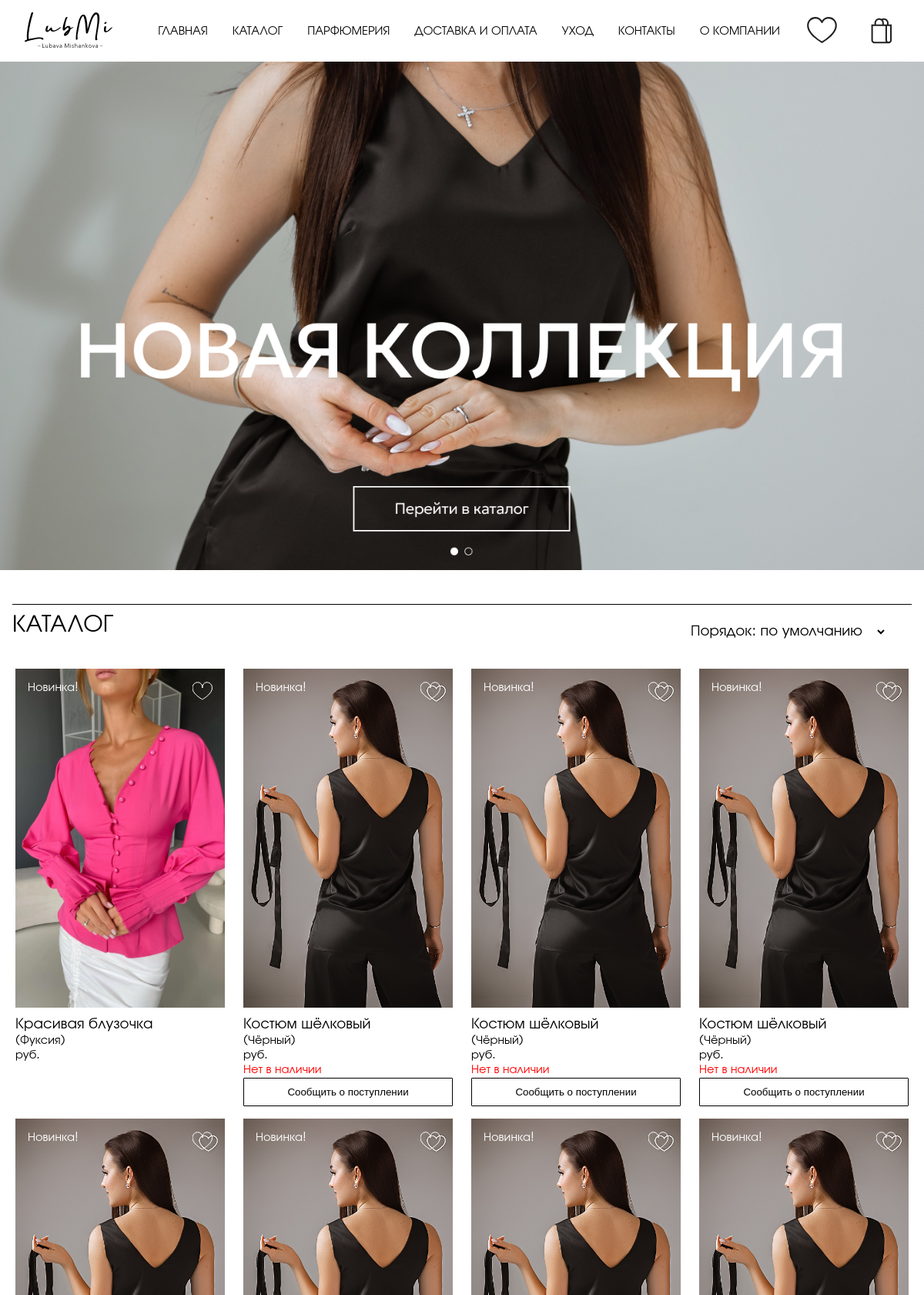
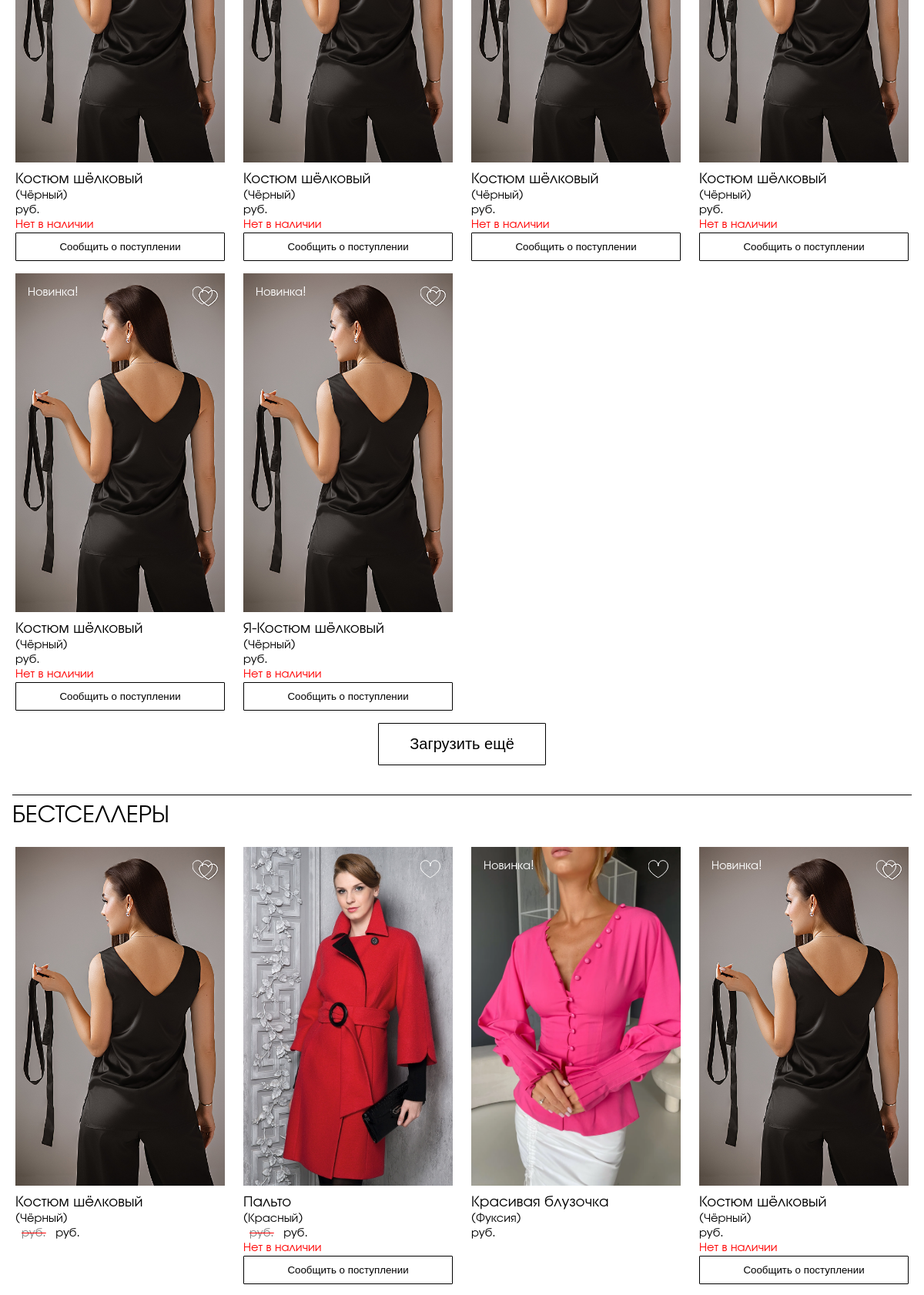
The page /lms/ (upper part) on the database its author committed (2 pictures, top to bottom).
### lms/models.py (models this page shows, shortened)
class DbItem(models.Model):
    created_at = models.DateTimeField(auto_now_add=True)
    updated_at = models.DateTimeField(auto_now=True)
    class Meta:
        abstract: bool = True

class Parameter(DbItem):
    key = models.CharField(primary_key=True, max_length=50)                                     # -- ключ --
    value = models.CharField(max_length=250)                                                    # -- значение --
    in_context = models.BooleanField(default=True)                                              # -- используется в контексте --
    description = models.TextField(null=True, blank=True)                                       # -- описание --
    @staticmethod
    def value_of(key, default=""):
        try:
            return Parameter.objects.get(pk=key).value
        except Parameter.DoesNotExist:
            return default

class Product(DbItem):
    article = models.CharField(primary_key=True, max_length=100, validators=[Tunable.validate_article])     # внутренний артикул
    title = models.CharField(max_length=100)                                                                # название
    slug = models.SlugField(unique=True, max_length=200)                                                    # слаг
    description = models.TextField(null=True, blank=True)                                                   # описание
    color = models.CharField(max_length=50, null=True, blank=True)                                          # цвет
    actual_price = MoneyField(
        max_digits=14,
        decimal_places=2,
        default_currency='RUR',
        validators=[MinValueValidator(0.01)])                                                               # цена
    old_price = MoneyField(
        max_digits=14,
        decimal_places=2,
        default_currency='RUR',
        null=True,
        blank=True,
        validators=[MinValueValidator(0.01)])                                                               # старая цена (до акции), null -- нет акции
    sales_quantity = models.BigIntegerField(default=0, validators=[MinValueValidator(0)])                   # количество продаж
    published_at = models.DateTimeField(null=True, blank=True, default=timezone.now)                        # время публикации(опубликован, если published_at < now())
    categories = models.ManyToManyField(Category, related_name="products")                                  # категории
    class PublishedManager(models.Manager):
        def get_queryset(self):
            return super().get_queryset().exclude(published_at=None).filter(published_at__lte=timezone.now())
    class BestsellersManager(PublishedManager):
        def get_queryset(self):
            return super().get_queryset().order_by('-sales_quantity')
    objects = models.Manager()
    published = PublishedManager()
    bestsellers = BestsellersManager()
    images: QuerySet                                                                            # -- Just for IDE syntax analyzer --
    sizes: QuerySet
    attributes: QuerySet
    orders: QuerySet
    class Meta:
        ordering = ["published_at"]
        indexes = [models.Index(fields=["title"])]
    @property
    def primary_image(self):
        query = self.images.filter(primary=True)
        return query.first() if query.exists() else None
    @property
    def in_stock(self):
        return self.sizes.filter(quantity__gt=0).exists()
    @property
    def novelty(self):
        return (datetime.now().date() - self.published_at.date()).days < 30 if self.published_at else False

class Image(DbItem):
    primary = models.BooleanField()                                                             # основное изображение?
    image = models.ImageField(upload_to='products/%Y/%m/%d')                                    # картинка
    product = models.ForeignKey(Product, related_name="images", on_delete=models.CASCADE)       # товар
    class PrimariesManager(models.Manager):
        def get_queryset(self):
            return super().get_queryset().filter(primary=True)
    objects = models.Manager()
    primaries = PrimariesManager()

### lms/views.py (the view, shortened to what this page needs)
# urls.py: path('', IndexView.as_view(), name='index'),
class IndexView(View):
    page_size = 10
    default_order = 'novelties-first'
    ordering = {
        default_order: ("Порядок: по умолчанию", lambda q: q.order_by('-published_at')),  # TODO -- move labels to parameters! --
        'price-asc': ("Цена: по возрастанию", lambda q: q.order_by('actual_price')),
        'price-dsc': ("Цена: по убыванию", lambda q: q.order_by('-actual_price')),
        'title-asc': ("Название: А-Я", lambda q: q.order_by('title')),
        'title-dsc': ("Название: Я-А", lambda q: q.order_by('-title')),
    }
    @property
    def template_name(self):
        return 'lms/index.html'
    def get(self, request, *_, **__):
        page = request.GET.get('page')
        order = request.GET.get('order')
        order = order if order in IndexView.ordering else IndexView.default_order
        products = IndexView.ordering[order][1](Product.published.all())
        bestsellers = Product.bestsellers.all()
        pd_pgn = Paginator(products, IndexView.page_size)
        bs_pgn = Paginator(bestsellers, IndexView.page_size)
        favorites = CustomerInfo(request).favorites
        if not page:
            return render(request, self.template_name, {
                'page_title': Parameter.value_of("title_main_page", "Главная"),
                'products': pd_pgn.page(1),
                'bestsellers': bs_pgn.page(1),
                'product_pages': pd_pgn.num_pages,
                'bestseller_pages': bs_pgn.num_pages,
                'order': order,
                'order_variants': {order_value: order_item[0] for order_value, order_item in IndexView.ordering.items()},
                'favorites': favorites,
                'scui_form': ShortCustomerInfoForm(),
            })

### customerinfo/customerinfo.py (called while the page is built)
    def _get_or_create_item(self, key, builder, save=False):
        try:
            result = self._info[key]
        except KeyError:
            result = self._info[key] = builder()
            if save:
                self.save()
        return result

    def _get_or_create_favorites(self):
        return self._get_or_create_item("favorites", list)

    @property
    def favorites(self):
        return set(self._get_or_create_favorites())

### lms/processors/processors.py (called while the page is built)
def parameters_processor(_):  # TODO -- dont forget fixtures for params! --
    return {
        f'param_{p.key}': mark_safe(p.value) for p in Parameter.objects.filter(in_context=True)
    }

### lms/templates/lms/index.html (shortened to what this page needs)
{% extends "lms/std_page.html" %}
{% load static %}
{% load custom_tags %}
{% block page_header %}
{% include "lms/include/ad-block.html" with static_image="img/bkg-001.jpg" %}
{% endblock %}
{% block page_content %}
{% include "lms/include/catalogue-type-A.html" with title=param_title_catalogue pages=product_pages kind="pd" variants=order_variants selector_id="order-selector" %}
{% include "lms/include/catalogue-type-A.html" with title=param_title_bestsellers products=bestsellers pages=bestseller_pages kind="bs" %}
{% endblock %}

### lms/templates/lms/include/navigation.html
{% load static %}
<nav>
  <a class="logo" href='{% url "lms:index" %}'><img src="{% static 'svg/logo.svg' %}"/></a>
  <a href='{% url "lms:index" %}'>{{param_title_main_page}}</a>
  <a href='{% url "lms:catalogue" %}'>{{param_title_catalogue}}</a>
  <a href='{% url "lms:perfumery" %}'>{{param_title_perfumery}}</a>
  <a href='{% url "lms:delivery" %}'>{{param_title_shipping_and_payment}}</a>
  <a href='{% url "lms:care" %}'>{{param_title_care}}</a>
  <a href='{% url "lms:contacts" %}'>{{param_title_contacts}}</a>
  <a href='{% url "lms:about" %}'>{{param_title_about_company}}</a>
  <a class="picto hand" onclick="right_sidebar.show_favorites();"><img src="{% static 'svg/heart.svg' %}"/></a>
  <a class="picto hand" onclick="right_sidebar.show_scart();"><img src="{% static 'svg/bag.svg' %}"/></a>
</nav>

### lms/templates/lms/include/catalogue-type-A.html (shortened to what this page needs)
{% if variants %}
<h1 class="with-selector">
    <span>{{title}}</span>
    <div class="selector-container">{% include "lms/include/selector.html" %}</div>
</h1>
{% else %}
<h1>{{title}}</h1>
{% endif %}
<div id="{{kind}}-list" class="catalogue">{% include "lms/include/product-list-type-A.html" with card_type="catalogue" %}</div>
{% if pages > 1 %}
<div class="toolbar"><button id="{{kind}}-upd-btn" class="medium" onclick="{{kind}}_update();">{{param_label_load_more}}</button></div>
{% endif %}

### lms/templates/lms/include/product-list-type-A.html
{% for product in products %}
<div>
{% include "lms/include/product-card-type-A.html" with card_type="catalogue" %}
</div>
{% endfor %}

### lms/templates/lms/include/product-card-type-A.html
{% load thumbnail %}
<figure>
  {% with product.primary_image as img %}
  {% if img %}
  {% if card_type == "catalogue" %}
  <div class="p-card-a"
       style="background-image: url('{% thumbnail img.image 220x0 %}');"
       onclick="if(event.eventPhase==event.AT_TARGET) show_product_details('{% url 'lms:product_details' slug=product.slug %}');">
  {% else %}
  <div class="p-card-a details"
       style="background-image: url('{% thumbnail img.image 220x0 %}');">
  {% endif%}
    {% if product.novelty %}
    <label class="white">{{param_label_novelty}}</label>
    {% endif %}
    {% if product.article in favorites %}
    {% include "lms/include/heart.html" with checked="checked" %}
    {% else %}
    {% include "lms/include/heart.html" with checked="unchecked" %}
    {% endif %}
  </div>
  {% else %}
  <div class="p-card-a">
    <h3>Изображение отсутствует</h3>
  </div>
  {% endif %}
  {% endwith %}
  {% if card_type == "catalogue" %}
  <figcaption>
  {% include "lms/include/product-description.html" %}
  </figcaption>
  {% endif %}
</figure>

### lms/templates/lms/include/heart.html (shortened to what this page needs)
<label class="heart">
</label>

### lms/templates/lms/include/product-description.html (shortened to what this page needs)
{% load custom_tags %}
{% if card_type == "catalogue" %}
<span class="like-title">{{product.title}}</span><br/>
({{product.color|default:param_message_color_missed}})<br/>
{% if product.old_price %}<span class="old_price">{{product.old_price.amount}} {{param_label_currency}}</span>{% endif %}{{product.actual_price.amount}} {{param_label_currency}}<br/>
{% if not product.in_stock %}<span class="red">{{param_label_not_available}}<br/></span><button class="w-100" onclick="notify_delivery('{{product.article}}')">{{param_label_notify_delivery}}</button>{% endif %}
{% else %}
<p>TODO Исправить! Неизвестный тип карточки!</p>
{% endif %}

### lms/static/css/lms.css (style rules this page uses)
:root { --LeadingHeight: 3rem; --FooterHeight: 3rem; --DefPadding: 1em; --DefBottomPadding: 3rem; --Fonts: 'URW Gothic', helvetica, sans-serif; --ZixContent: 10; --ZixLeading: 20; --ZixPanels: 30; --ZixTop: 40; --CatItemWidth: 17rem; --ScartFigWidth: 7rem; --HeartSize: 1.6rem; --Gap: var(--DefPadding); --NarrowPageWidth: 60rem; --HoFSize: 9rem; }
* { outline: 0; -webkit-user-select: none; -khtml-user-select: none; -moz-user-select: none; -ms-user-select: none; user-select: none; }
body, aside, .content, .leading { margin: 0; padding: 0; font-family: var(--Fonts); }
.leading > nav { width: 100%; display: flex; flex-direction: row; align-items: center; justify-content: space-between; }
.leading > nav > a { margin-left: 1rem; margin-right: 1rem; text-decoration: none; text-transform: uppercase; color: black; }
.leading > nav > a.logo { margin-right: auto; }
.leading > nav > a > img, a.logo > img { height: calc(var(--LeadingHeight) * 0.95); }
.with-selector { display :flex; flex-flow :row; }
.selector-container { margin-left :auto; margin-right: 2rem; }
.catalogue { display: grid; grid-template-columns: repeat(auto-fit, minmax(var(--CatItemWidth), 1fr)); gap: var(--Gap); }
.catalogue > * { display: flex; flex-flow: column; place-items: center; }
.catalogue > * > * { max-width: calc(var(--CatItemWidth)); min-width: calc(var(--CatItemWidth)); }
figure { margin: 0; }
figcaption { margin-top: 10px; }
.p-card-a { display: flex; flex-flow: row; background-size: cover; background-position: center center; background-repeat: no-repeat; max-height: calc(var(--CatItemWidth) * 1.5); min-height: calc(var(--CatItemWidth) * 1.5); padding: var(--DefPadding) }
.heart { margin-left: auto; max-height: calc(1.2 * var(--HeartSize)); }
h1 { font-weight:normal; border-top: 1px solid black; padding: 0.5rem 0 0 0; }
h1, h2, h3, h4, h5, h6 { text-transform: uppercase; }
.old_price { text-decoration: line-through red; color: gray; margin-right: 0.5rem; margin-left: 0.5rem; }
.toolbar { background: none; display: flex; flex-flow: column; place-items: center; padding: var(--DefPadding) }
.like-title { font-size: 1.25rem; }
.hand { cursor: pointer; }
.white { color: white; }
.red { color: red; }
.w-100 { width: 100%; }
button, input[type="submit"] { border: solid black thin; border-radius: 1px; color: black; background: none; box-shadow: none; padding: calc(0.75 * var(--DefPadding)) calc(2 * var(--DefPadding)); cursor: pointer; text-decoration: none; }
button.medium, input[type="submit"].medium { font-size: 1.25rem; }

### rows shown on the page
Parameter: value "ГЛАВНАЯ"
Parameter: value "КАТАЛОГ"
Parameter: value "ПАРФЮМЕРИЯ"
Parameter: value "ДОСТАВКА И ОПЛАТА"
Parameter: value "УХОД"
Parameter: value "КОНТАКТЫ"
Parameter: value "О КОМПАНИИ"
Product: image (picture), param_label_novelty "Новинка!", title "Красивая блузочка", color "Фуксия", param_label_currency "руб."
Product: image (picture), param_label_novelty "Новинка!", title "Костюм шёлковый", color "Чёрный", param_label_currency "руб.", param_label_not_available "Нет в наличии", param_label_notify_delivery "Сообщить о поступлении"
Product: image (picture), param_label_novelty "Новинка!", title "Костюм шёлковый", color "Чёрный", param_label_currency "руб.", param_label_not_available "Нет в наличии", param_label_notify_delivery "Сообщить о поступлении"
Product: image (picture), param_label_novelty "Новинка!", title "Костюм шёлковый", color "Чёрный", param_label_currency "руб.", param_label_not_available "Нет в наличии", param_label_notify_delivery "Сообщить о поступлении"
Product: image (picture), param_label_novelty "Новинка!", title "Костюм шёлковый", color "Чёрный", param_label_currency "руб.", param_label_not_available "Нет в наличии", param_label_notify_delivery "Сообщить о поступлении"
Product: image (picture), param_label_novelty "Новинка!", title "Костюм шёлковый", color "Чёрный", param_label_currency "руб.", param_label_not_available "Нет в наличии", param_label_notify_delivery "Сообщить о поступлении"
Product: image (picture), param_label_novelty "Новинка!", title "Костюм шёлковый", color "Чёрный", param_label_currency "руб.", param_label_not_available "Нет в наличии", param_label_notify_delivery "Сообщить о поступлении"
Product: image (picture), param_label_novelty "Новинка!", title "Костюм шёлковый", color "Чёрный", param_label_currency "руб.", param_label_not_available "Нет в наличии", param_label_notify_delivery "Сообщить о поступлении"
Product: image (picture), param_label_novelty "Новинка!", title "Костюм шёлковый", color "Чёрный", param_label_currency "руб.", param_label_not_available "Нет в наличии", param_label_notify_delivery "Сообщить о поступлении"
Product: image (picture), param_label_novelty "Новинка!", title "Я-Костюм шёлковый", color "Чёрный", param_label_currency "руб.", param_label_not_available "Нет в наличии", param_label_notify_delivery "Сообщить о поступлении"
Parameter: value "Загрузить ещё"
Parameter: value "БЕСТСЕЛЛЕРЫ"
Product: image (picture), title "Костюм шёлковый", color "Чёрный", param_label_currency "руб."
Product: image (picture), title "Пальто", color "Красный", param_label_currency "руб.", param_label_not_available "Нет в наличии", param_label_notify_delivery "Сообщить о поступлении"

### other values the page prints
form field value "Порядок: по умолчанию"
